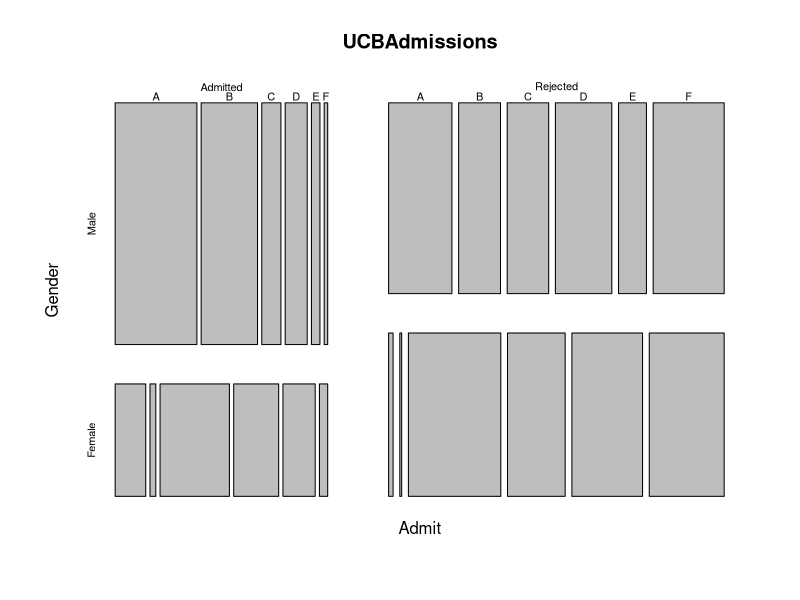
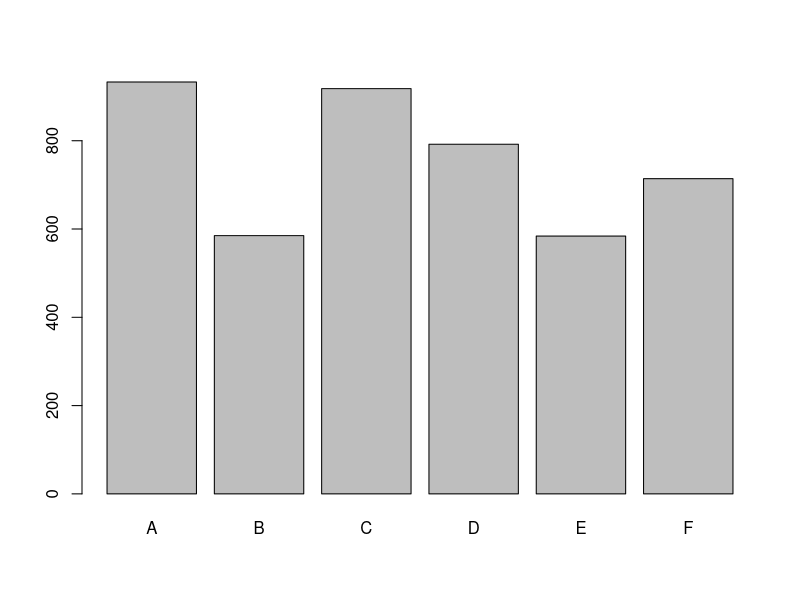

These charts were generated, in order, by the following R code:
?UCBAdmissions
str(UCBAdmissions)
UCBAdmissions
plot(UCBAdmissions)

#Use of Marginal Frequencies
margin.table(UCBAdmissions,1) #Admit
margin.table(UCBAdmissions,2) #Gender
margin.table(UCBAdmissions,3) #Dept
margin.table(UCBAdmissions) #Total
?margin.table

#We will now create a new structure starting from these data
admit.dept <- margin.table(UCBAdmissions,3)
str(admit.dept)
barplot(admit.dept)
prop.table(admit.dept)
round(prop.table(admit.dept),2) #show as proportions with 2 digits
round(prop.table(admit.dept),2)*100

#Go from table to one row per case
admit <- as.data.frame.table(UCBAdmissions) #Coerces to Data Frame
admit2 <- lapply(admit, function(x)rep(x,admit$Freq)) #Repeats each row by frequency as indictaed in the column Freq of the newly created object admit
admit3 <- as.data.frame(admit2) # Cobverts from list back to data frame

#we now rremove column 4 which is redundant information in admit3
admit4 <- admit3[,-4]

#Now to do it all at once
admit.rows <- as.data.frame(lapply(as.data.frame.table(UCBAdmissions),function(x)rep(x,as.data.frame.table(UCBAdmissions)$Freq)))[,-4]
str(admit.rows)

#A way of looking just at the first few rows of data
admit.rows[1:10,]

rm(list = ls()) #Clean up